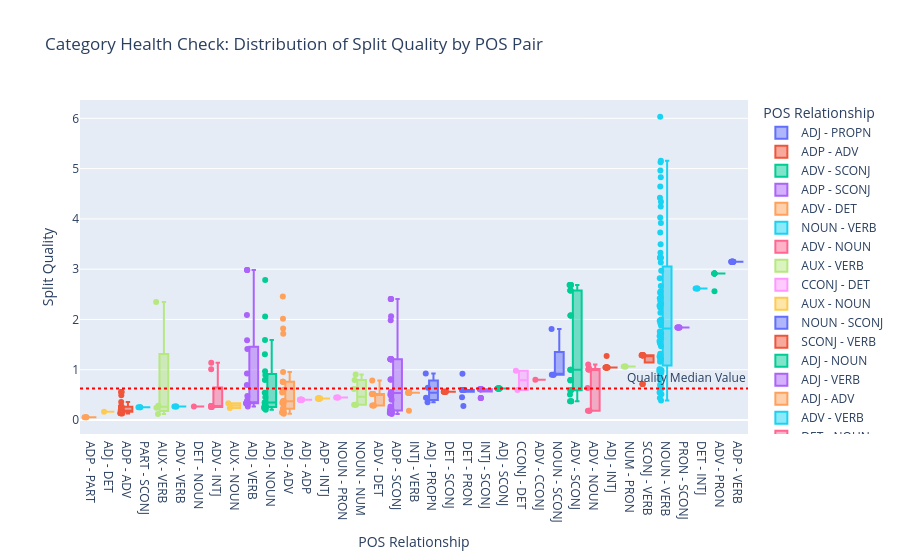

This figure's notebook cell:
### Code cell
# 2. Create the POS Pair label for the X-axis
# This turns ('NOUN', 'ADJ') into "NOUN - ADJ"
df = pd.DataFrame(results)
df['pos_pair'] = df['poses_compared'].apply(lambda x: " - ".join(sorted(list(x))))
sq_thresh = df['split_quality_score'].median()
# 3. Generate the Category Health Box Plot
fig = px.box(
    df, 
    x="pos_pair", 
    y="split_quality_score", 
    points="all",           # Shows individual lemma dots
    hover_name="lemma",     # Lets you see which word is which dot
    color="pos_pair",
    title="Category Health Check: Distribution of Split Quality by POS Pair",
    labels={"pos_pair": "POS Relationship", "split_quality_score": "Split Quality"}
)

# Optional: Add a reference line at Quality = 1.0 (The "Ambiguity Line")
fig.add_hline(y=sq_thresh, line_dash="dot", line_color="red", annotation_text="Quality Median Value")
ordered_indices = df.groupby("pos_pair")["split_quality_score"].median().sort_values().index
fig.update_xaxes(categoryorder='array', categoryarray=ordered_indices)
fig.show()

### Figure 1 — Plotly figure (JSON) as saved in the notebook; plotly's stock layout.template omitted (floating-point values rounded to 4 significant figures)
{"data": [{"alignmentgroup": "True", "boxpoints": "all", "hovertemplate": "<b>%{hovertext}</b><br><br>POS Relationship=%{x}<br>Split Quality=%{y}<extra></extra>", "hovertext": ["American", "English", "French", "New"], "legendgroup": "ADJ - PROPN", "marker": {"color": "#636efa"}, "name": "ADJ - PROPN", "notched": false, "offsetgroup": "ADJ - PROPN", "orientation": "v", "showlegend": true, "type": "box", "x": ["ADJ - PROPN", "ADJ - PROPN", "ADJ - PROPN", "ADJ - PROPN"], "x0": " ", "xaxis": "x", "y": [0.351, 0.643, 0.445, 0.927], "y0": " ", "yaxis": "y"}, {"alignmentgroup": "True", "boxpoints": "all", "hovertemplate": "<b>%{hovertext}</b><br><br>POS Relationship=%{x}<br>Split Quality=%{y}<extra></extra>", "hovertext": ["about", "about", "about", "along", "around", "as", "as", "as", "before", "before", "before", "down", "in", "in", "in", "off", "on", "on", "on", "out", "outside", "over", "up"], "legendgroup": "ADP - ADV", "marker": {"color": "#EF553B"}, "name": "ADP - ADV", "notched": false, "offsetgroup": "ADP - ADV", "orientation": "v", "showlegend": true, "type": "box", "x": ["ADP - ADV", "ADP - ADV", "ADP - ADV", "ADP - ADV", "ADP - ADV", "ADP - ADV", "ADP - ADV", "ADP - ADV", "ADP - ADV", "ADP - ADV", "ADP - ADV", "ADP - ADV", "ADP - ADV", "ADP - ADV", "ADP - ADV", "ADP - ADV", "ADP - ADV", "ADP - ADV", "ADP - ADV", "ADP - ADV", "ADP - ADV", "ADP - ADV", "ADP - ADV"], "x0": " ", "xaxis": "x", "y": [0.137, 0.137, 0.137, 0.201, 0.26, 0.559, 0.559, 0.559, 0.263, 0.263, 0.263, 0.165, 0.168, 0.168, 0.168, 0.359, 0.163, 0.163, 0.163, 0.183, 0.491, 0.132, 0.191], "y0": " ", "yaxis": "y"}, {"alignmentgroup": "True", "boxpoints": "all", "hovertemplate": "<b>%{hovertext}</b><br><br>POS Relationship=%{x}<br>Split Quality=%{y}<extra></extra>", "hovertext": ["about", "about", "about", "as", "as", "as", "before", "before", "before", "in", "in", "in", "on", "on", "on", "once", "so", "so", "so", "that", "that", "that", "that", "that", "that", "though"], "legendgroup": "ADV - SCONJ", "marker": {"color": "#00cc96"}, "name": "ADV - SCONJ", "notched": false, "offsetgroup": "ADV - SCONJ", "orientation": "v", "showlegend": true, "type": "box", "x": ["ADV - SCONJ", "ADV - SCONJ", "ADV - SCONJ", "ADV - SCONJ", "ADV - SCONJ", "ADV - SCONJ", "ADV - SCONJ", "ADV - SCONJ", "ADV - SCONJ", "ADV - SCONJ", "ADV - SCONJ", "ADV - SCONJ", "ADV - SCONJ", "ADV - SCONJ", "ADV - SCONJ", "ADV - SCONJ", "ADV - SCONJ", "ADV - SCONJ", "ADV - SCONJ", "ADV - SCONJ", "ADV - SCONJ", "ADV - SCONJ", "ADV - SCONJ", "ADV - SCONJ", "ADV - SCONJ", "ADV - SCONJ"], "x0": " ", "xaxis": "x", "y": [0.374, 0.374, 0.374, 0.792, 0.792, 0.792, 0.593, 0.593, 0.593, 2.578, 2.578, 2.578, 2.078, 2.078, 2.078, 0.505, 0.999, 0.999, 0.999, 2.684, 2.684, 2.684, 2.684, 2.684, 2.684, 0.794], "y0": " ", "yaxis": "y"}, {"alignmentgroup": "True", "boxpoints": "all", "hovertemplate": "<b>%{hovertext}</b><br><br>POS Relationship=%{x}<br>Split Quality=%{y}<extra></extra>", "hovertext": ["about", "about", "about", "after", "as", "as", "as", "at", "before", "before", "before", "by", "for", "from", "if", "in", "in", "in", "like", "like", "like", "like", "like", "like", "like", "like", "like", "like", "of", "on", "on", "on", "since", "than", "to", "to", "to", "until", "with", "without"], "legendgroup": "ADP - SCONJ", "marker": {"color": "#ab63fa"}, "name": "ADP - SCONJ", "notched": false, "offsetgroup": "ADP - SCONJ", "orientation": "v", "showlegend": true, "type": "box", "x": ["ADP - SCONJ", "ADP - SCONJ", "ADP - SCONJ", "ADP - SCONJ", "ADP - SCONJ", "ADP - SCONJ", "ADP - SCONJ", "ADP - SCONJ", "ADP - SCONJ", "ADP - SCONJ", "ADP - SCONJ", "ADP - SCONJ", "ADP - SCONJ", "ADP - SCONJ", "ADP - SCONJ", "ADP - SCONJ", "ADP - SCONJ", "ADP - SCONJ", "ADP - SCONJ", "ADP - SCONJ", "ADP - SCONJ", "ADP - SCONJ", "ADP - SCONJ", "ADP - SCONJ", "ADP - SCONJ", "ADP - SCONJ", "ADP - SCONJ", "ADP - SCONJ", "ADP - SCONJ", "ADP - SCONJ", "ADP - SCONJ", "ADP - SCONJ", "ADP - SCONJ", "ADP - SCONJ", "ADP - SCONJ", "ADP - SCONJ", "ADP - SCONJ", "ADP - SCONJ", "ADP - SCONJ", "ADP - SCONJ"], "x0": " ", "xaxis": "x", "y": [0.537, 0.537, 0.537, 0.405, 2.409, 2.409, 2.409, 0.215, 0.808, 0.808, 0.808, 0.506, 0.268, 0.145, 0.118, 0.153, 0.153, 0.153, 1.21, 1.21, 1.21, 1.21, 1.21, 1.21, 1.21, 1.21, 1.21, 1.21, 0.221, 0.139, 0.139, 0.139, 1.983, 0.49, 0.188, 0.188, 0.188, 2.064, 0.18, 0.555], "y0": " ", "yaxis": "y"}, {"alignmentgroup": "True", "boxpoints": "all", "hovertemplate": "<b>%{hovertext}</b><br><br>POS Relationship=%{x}<br>Split Quality=%{y}<extra></extra>", "hovertext": ["all", "no", "no", "no", "that", "that", "that", "that", "that", "that"], "legendgroup": "ADV - DET", "marker": {"color": "#FFA15A"}, "name": "ADV - DET", "notched": false, "offsetgroup": "ADV - DET", "orientation": "v", "showlegend": true, "type": "box", "x": ["ADV - DET", "ADV - DET", "ADV - DET", "ADV - DET", "ADV - DET", "ADV - DET", "ADV - DET", "ADV - DET", "ADV - DET", "ADV - DET"], "x0": " ", "xaxis": "x", "y": [0.784, 0.29, 0.29, 0.29, 0.515, 0.515, 0.515, 0.515, 0.515, 0.515], "y0": " ", "yaxis": "y"}, {"alignmentgroup": "True", "boxpoints": "all", "hovertemplate": "<b>%{hovertext}</b><br><br>POS Relationship=%{x}<br>Split Quality=%{y}<extra></extra>", "hovertext": ["attack", "attempt", "base", "bear", "benefit", "break", "call", "cause", "cause", "cause", "challenge", "change", "check", "claim", "contact", "deal", "design", "document", "drink", "drop", "end", "experience", "face", "feature", "figure", "focus", "force", "form", "head", "help", "hope", "interview", "launch", "license", "list", "look", "love", "measure", "name", "need", "note", "order", "place", "plan", "plant", "point", "practice", "question", "record", "report", "result", "return", "rise", "score", "set", "show", "smell", "sound", "start", "state", "step", "store", "study", "support", "talk", "taste", "test", "turn", "use", "view", "vote", "work"], "legendgroup": "NOUN - VERB", "marker": {"color": "#19d3f3"}, "name": "NOUN - VERB", "notched": false, "offsetgroup": "NOUN - VERB", "orientation": "v", "showlegend": true, "type": "box", "x": ["NOUN - VERB", "NOUN - VERB", "NOUN - VERB", "NOUN - VERB", "NOUN - VERB", "NOUN - VERB", "NOUN - VERB", "NOUN - VERB", "NOUN - VERB", "NOUN - VERB", "NOUN - VERB", "NOUN - VERB", "NOUN - VERB", "NOUN - VERB", "NOUN - VERB", "NOUN - VERB", "NOUN - VERB", "NOUN - VERB", "NOUN - VERB", "NOUN - VERB", "NOUN - VERB", "NOUN - VERB", "NOUN - VERB", "NOUN - VERB", "NOUN - VERB", "NOUN - VERB", "NOUN - VERB", "NOUN - VERB", "NOUN - VERB", "NOUN - VERB", "NOUN - VERB", "NOUN - VERB", "NOUN - VERB", "NOUN - VERB", "NOUN - VERB", "NOUN - VERB", "NOUN - VERB", "NOUN - VERB", "NOUN - VERB", "NOUN - VERB", "NOUN - VERB", "NOUN - VERB", "NOUN - VERB", "NOUN - VERB", "NOUN - VERB", "NOUN - VERB", "NOUN - VERB", "NOUN - VERB", "NOUN - VERB", "NOUN - VERB", "NOUN - VERB", "NOUN - VERB", "NOUN - VERB", "NOUN - VERB", "NOUN - VERB", "NOUN - VERB", "NOUN - VERB", "NOUN - VERB", "NOUN - VERB", "NOUN - VERB", "NOUN - VERB", "NOUN - VERB", "NOUN - VERB", "NOUN - VERB", "NOUN - VERB", "NOUN - VERB", "NOUN - VERB", "NOUN - VERB", "NOUN - VERB", "NOUN - VERB", "NOUN - VERB", "NOUN - VERB"], "x0": " ", "xaxis": "x", "y": [2.421, 1.627, 0.688, 1.878, 2.558, 1.951, 3.497, 3.225, 3.225, 3.225, 1.505, 4.644, 0.609, 1.669, 1.173, 2.283, 1.762, 2.819, 5.127, 1.009, 2.53, 1.998, 4.83, 1.161, 0.618, 1.212, 0.967, 1.265, 1.715, 2.435, 1.743, 0.438, 3.326, 1.005, 2.369, 0.701, 1.976, 2.97, 1.571, 5.156, 1.294, 0.387, 2.306, 2.237, 2.133, 0.873, 0.546, 0.988, 3.728, 0.965, 2.27, 0.804, 3.134, 3.919, 1.469, 1.226, 1.923, 0.512, 6.032, 0.678, 4.247, 0.94, 4.963, 1.317, 1.715, 4.419, 4.341, 0.83, 4.025, 1.22, 1.541, 2.665], "y0": " ", "yaxis": "y"}, {"alignmentgroup": "True", "boxpoints": "all", "hovertemplate": "<b>%{hovertext}</b><br><br>POS Relationship=%{x}<br>Split Quality=%{y}<extra></extra>", "hovertext": ["back", "home", "right", "right", "right", "second", "second", "second", "south"], "legendgroup": "ADV - NOUN", "marker": {"color": "#FF6692"}, "name": "ADV - NOUN", "notched": false, "offsetgroup": "ADV - NOUN", "orientation": "v", "showlegend": true, "type": "box", "x": ["ADV - NOUN", "ADV - NOUN", "ADV - NOUN", "ADV - NOUN", "ADV - NOUN", "ADV - NOUN", "ADV - NOUN", "ADV - NOUN", "ADV - NOUN"], "x0": " ", "xaxis": "x", "y": [1.105, 0.638, 0.182, 0.182, 0.182, 1.006, 1.006, 1.006, 1.036], "y0": " ", "yaxis": "y"}, {"alignmentgroup": "True", "boxpoints": "all", "hovertemplate": "<b>%{hovertext}</b><br><br>POS Relationship=%{x}<br>Split Quality=%{y}<extra></extra>", "hovertext": ["be", "do", "get", "have"], "legendgroup": "AUX - VERB", "marker": {"color": "#B6E880"}, "name": "AUX - VERB", "notched": false, "offsetgroup": "AUX - VERB", "orientation": "v", "showlegend": true, "type": "box", "x": ["AUX - VERB", "AUX - VERB", "AUX - VERB", "AUX - VERB"], "x0": " ", "xaxis": "x", "y": [2.345, 0.282, 0.119, 0.244], "y0": " ", "yaxis": "y"}, {"alignmentgroup": "True", "boxpoints": "all", "hovertemplate": "<b>%{hovertext}</b><br><br>POS Relationship=%{x}<br>Split Quality=%{y}<extra></extra>", "hovertext": ["both", "either"], "legendgroup": "CCONJ - DET", "marker": {"color": "#FF97FF"}, "name": "CCONJ - DET", "notched": false, "offsetgroup": "CCONJ - DET", "orientation": "v", "showlegend": true, "type": "box", "x": ["CCONJ - DET", "CCONJ - DET"], "x0": " ", "xaxis": "x", "y": [0.981, 0.597], "y0": " ", "yaxis": "y"}, {"alignmentgroup": "True", "boxpoints": "all", "hovertemplate": "<b>%{hovertext}</b><br><br>POS Relationship=%{x}<br>Split Quality=%{y}<extra></extra>", "hovertext": ["can", "will"], "legendgroup": "AUX - NOUN", "marker": {"color": "#FECB52"}, "name": "AUX - NOUN", "notched": false, "offsetgroup": "AUX - NOUN", "orientation": "v", "showlegend": true, "type": "box", "x": ["AUX - NOUN", "AUX - NOUN"], "x0": " ", "xaxis": "x", "y": [0.333, 0.241], "y0": " ", "yaxis": "y"}, {"alignmentgroup": "True", "boxpoints": "all", "hovertemplate": "<b>%{hovertext}</b><br><br>POS Relationship=%{x}<br>Split Quality=%{y}<extra></extra>", "hovertext": ["cause", "cause", "cause", "while"], "legendgroup": "NOUN - SCONJ", "marker": {"color": "#636efa"}, "name": "NOUN - SCONJ", "notched": false, "offsetgroup": "NOUN - SCONJ", "orientation": "v", "showlegend": true, "type": "box", "x": ["NOUN - SCONJ", "NOUN - SCONJ", "NOUN - SCONJ", "NOUN - SCONJ"], "x0": " ", "xaxis": "x", "y": [0.898, 0.898, 0.898, 1.808], "y0": " ", "yaxis": "y"}, {"alignmentgroup": "True", "boxpoints": "all", "hovertemplate": "<b>%{hovertext}</b><br><br>POS Relationship=%{x}<br>Split Quality=%{y}<extra></extra>", "hovertext": ["cause", "cause", "cause", "like", "like", "like", "like", "like", "like", "like", "like", "like", "like"], "legendgroup": "SCONJ - VERB", "marker": {"color": "#EF553B"}, "name": "SCONJ - VERB", "notched": false, "offsetgroup": "SCONJ - VERB", "orientation": "v", "showlegend": true, "type": "box", "x": ["SCONJ - VERB", "SCONJ - VERB", "SCONJ - VERB", "SCONJ - VERB", "SCONJ - VERB", "SCONJ - VERB", "SCONJ - VERB", "SCONJ - VERB", "SCONJ - VERB", "SCONJ - VERB", "SCONJ - VERB", "SCONJ - VERB", "SCONJ - VERB"], "x0": " ", "xaxis": "x", "y": [0.714, 0.714, 0.714, 1.286, 1.286, 1.286, 1.286, 1.286, 1.286, 1.286, 1.286, 1.286, 1.286], "y0": " ", "yaxis": "y"}, {"alignmentgroup": "True", "boxpoints": "all", "hovertemplate": "<b>%{hovertext}</b><br><br>POS Relationship=%{x}<br>Split Quality=%{y}<extra></extra>", "hovertext": ["chemical", "front", "future", "good", "human", "individual", "light", "middle", "official", "other", "past", "public", "right", "right", "right", "second", "second", "second", "square", "top", "whole"], "legendgroup": "ADJ - NOUN", "marker": {"color": "#00cc96"}, "name": "ADJ - NOUN", "notched": false, "offsetgroup": "ADJ - NOUN", "orientation": "v", "showlegend": true, "type": "box", "x": ["ADJ - NOUN", "ADJ - NOUN", "ADJ - NOUN", "ADJ - NOUN", "ADJ - NOUN", "ADJ - NOUN", "ADJ - NOUN", "ADJ - NOUN", "ADJ - NOUN", "ADJ - NOUN", "ADJ - NOUN", "ADJ - NOUN", "ADJ - NOUN", "ADJ - NOUN", "ADJ - NOUN", "ADJ - NOUN", "ADJ - NOUN", "ADJ - NOUN", "ADJ - NOUN", "ADJ - NOUN", "ADJ - NOUN"], "x0": " ", "xaxis": "x", "y": [0.795, 0.323, 2.784, 1.593, 0.205, 0.452, 0.895, 0.281, 0.259, 0.544, 1.306, 0.265, 0.347, 0.347, 0.347, 0.258, 0.258, 0.258, 0.968, 2.06, 0.236], "y0": " ", "yaxis": "y"}, {"alignmentgroup": "True", "boxpoints": "all", "hovertemplate": "<b>%{hovertext}</b><br><br>POS Relationship=%{x}<br>Split Quality=%{y}<extra></extra>", "hovertext": ["clean", "close", "close", "close", "complete", "direct", "dry", "last", "like", "like", "like", "like", "like", "like", "like", "like", "like", "like", "open", "own", "present"], "legendgroup": "ADJ - VERB", "marker": {"color": "#ab63fa"}, "name": "ADJ - VERB", "notched": false, "offsetgroup": "ADJ - VERB", "orientation": "v", "showlegend": true, "type": "box", "x": ["ADJ - VERB", "ADJ - VERB", "ADJ - VERB", "ADJ - VERB", "ADJ - VERB", "ADJ - VERB", "ADJ - VERB", "ADJ - VERB", "ADJ - VERB", "ADJ - VERB", "ADJ - VERB", "ADJ - VERB", "ADJ - VERB", "ADJ - VERB", "ADJ - VERB", "ADJ - VERB", "ADJ - VERB", "ADJ - VERB", "ADJ - VERB", "ADJ - VERB", "ADJ - VERB"], "x0": " ", "xaxis": "x", "y": [2.086, 2.982, 2.982, 2.982, 1.584, 0.382, 1.412, 0.27, 0.333, 0.333, 0.333, 0.333, 0.333, 0.333, 0.333, 0.333, 0.333, 0.333, 0.924, 0.478, 0.695], "y0": " ", "yaxis": "y"}, {"alignmentgroup": "True", "boxpoints": "all", "hovertemplate": "<b>%{hovertext}</b><br><br>POS Relationship=%{x}<br>Split Quality=%{y}<extra></extra>", "hovertext": ["close", "close", "close", "early", "enough", "first", "hard", "late", "less", "long", "more", "most", "much", "next", "online", "only", "pretty", "right", "right", "right", "second", "second", "second", "very"], "legendgroup": "ADJ - ADV", "marker": {"color": "#FFA15A"}, "name": "ADJ - ADV", "notched": false, "offsetgroup": "ADJ - ADV", "orientation": "v", "showlegend": true, "type": "box", "x": ["ADJ - ADV", "ADJ - ADV", "ADJ - ADV", "ADJ - ADV", "ADJ - ADV", "ADJ - ADV", "ADJ - ADV", "ADJ - ADV", "ADJ - ADV", "ADJ - ADV", "ADJ - ADV", "ADJ - ADV", "ADJ - ADV", "ADJ - ADV", "ADJ - ADV", "ADJ - ADV", "ADJ - ADV", "ADJ - ADV", "ADJ - ADV", "ADJ - ADV", "ADJ - ADV", "ADJ - ADV", "ADJ - ADV", "ADJ - ADV"], "x0": " ", "xaxis": "x", "y": [0.337, 0.337, 0.337, 0.382, 0.345, 0.235, 0.957, 0.369, 2.016, 0.203, 1.818, 1.716, 0.572, 0.125, 0.215, 0.548, 2.456, 0.761, 0.761, 0.761, 0.15, 0.15, 0.15, 0.603], "y0": " ", "yaxis": "y"}, {"alignmentgroup": "True", "boxpoints": "all", "hovertemplate": "<b>%{hovertext}</b><br><br>POS Relationship=%{x}<br>Split Quality=%{y}<extra></extra>", "hovertext": ["close", "close", "close"], "legendgroup": "ADV - VERB", "marker": {"color": "#19d3f3"}, "name": "ADV - VERB", "notched": false, "offsetgroup": "ADV - VERB", "orientation": "v", "showlegend": true, "type": "box", "x": ["ADV - VERB", "ADV - VERB", "ADV - VERB"], "x0": " ", "xaxis": "x", "y": [0.268, 0.268, 0.268], "y0": " ", "yaxis": "y"}, {"alignmentgroup": "True", "boxpoints": "all", "hovertemplate": "<b>%{hovertext}</b><br><br>POS Relationship=%{x}<br>Split Quality=%{y}<extra></extra>", "hovertext": ["half"], "legendgroup": "DET - NOUN", "marker": {"color": "#FF6692"}, "name": "DET - NOUN", "notched": false, "offsetgroup": "DET - NOUN", "orientation": "v", "showlegend": true, "type": "box", "x": ["DET - NOUN"], "x0": " ", "xaxis": "x", "y": [0.268], "y0": " ", "yaxis": "y"}, {"alignmentgroup": "True", "boxpoints": "all", "hovertemplate": "<b>%{hovertext}</b><br><br>POS Relationship=%{x}<br>Split Quality=%{y}<extra></extra>", "hovertext": ["hundred", "million", "one", "one", "one", "thousand"], "legendgroup": "NOUN - NUM", "marker": {"color": "#B6E880"}, "name": "NOUN - NUM", "notched": false, "offsetgroup": "NOUN - NUM", "orientation": "v", "showlegend": true, "type": "box", "x": ["NOUN - NUM", "NOUN - NUM", "NOUN - NUM", "NOUN - NUM", "NOUN - NUM", "NOUN - NUM"], "x0": " ", "xaxis": "x", "y": [0.796, 0.619, 0.305, 0.305, 0.305, 0.905], "y0": " ", "yaxis": "y"}, {"alignmentgroup": "True", "boxpoints": "all", "hovertemplate": "<b>%{hovertext}</b><br><br>POS Relationship=%{x}<br>Split Quality=%{y}<extra></extra>", "hovertext": ["like", "like", "like", "like", "like", "like", "like", "like", "like", "like"], "legendgroup": "ADJ - ADP", "marker": {"color": "#FF97FF"}, "name": "ADJ - ADP", "notched": false, "offsetgroup": "ADJ - ADP", "orientation": "v", "showlegend": true, "type": "box", "x": ["ADJ - ADP", "ADJ - ADP", "ADJ - ADP", "ADJ - ADP", "ADJ - ADP", "ADJ - ADP", "ADJ - ADP", "ADJ - ADP", "ADJ - ADP", "ADJ - ADP"], "x0": " ", "xaxis": "x", "y": [0.403, 0.403, 0.403, 0.403, 0.403, 0.403, 0.403, 0.403, 0.403, 0.403], "y0": " ", "yaxis": "y"}, {"alignmentgroup": "True", "boxpoints": "all", "hovertemplate": "<b>%{hovertext}</b><br><br>POS Relationship=%{x}<br>Split Quality=%{y}<extra></extra>", "hovertext": ["like", "like", "like", "like", "like", "like", "like", "like", "like", "like"], "legendgroup": "ADP - INTJ", "marker": {"color": "#FECB52"}, "name": "ADP - INTJ", "notched": false, "offsetgroup": "ADP - INTJ", "orientation": "v", "showlegend": true, "type": "box", "x": ["ADP - INTJ", "ADP - INTJ", "ADP - INTJ", "ADP - INTJ", "ADP - INTJ", "ADP - INTJ", "ADP - INTJ", "ADP - INTJ", "ADP - INTJ", "ADP - INTJ"], "x0": " ", "xaxis": "x", "y": [0.43, 0.43, 0.43, 0.43, 0.43, 0.43, 0.43, 0.43, 0.43, 0.43], "y0": " ", "yaxis": "y"}, {"alignmentgroup": "True", "boxpoints": "all", "hovertemplate": "<b>%{hovertext}</b><br><br>POS Relationship=%{x}<br>Split Quality=%{y}<extra></extra>", "hovertext": ["like", "like", "like", "like", "like", "like", "like", "like", "like", "like"], "legendgroup": "ADP - VERB", "marker": {"color": "#636efa"}, "name": "ADP - VERB", "notched": false, "offsetgroup": "ADP - VERB", "orientation": "v", "showlegend": true, "type": "box", "x": ["ADP - VERB", "ADP - VERB", "ADP - VERB", "ADP - VERB", "ADP - VERB", "ADP - VERB", "ADP - VERB", "ADP - VERB", "ADP - VERB", "ADP - VERB"], "x0": " ", "xaxis": "x", "y": [3.147, 3.147, 3.147, 3.147, 3.147, 3.147, 3.147, 3.147, 3.147, 3.147], "y0": " ", "yaxis": "y"}, {"alignmentgroup": "True", "boxpoints": "all", "hovertemplate": "<b>%{hovertext}</b><br><br>POS Relationship=%{x}<br>Split Quality=%{y}<extra></extra>", "hovertext": ["like", "like", "like", "like", "like", "like", "like", "like", "like", "like", "okay"], "legendgroup": "ADJ - INTJ", "marker": {"color": "#EF553B"}, "name": "ADJ - INTJ", "notched": false, "offsetgroup": "ADJ - INTJ", "orientation": "v", "showlegend": true, "type": "box", "x": ["ADJ - INTJ", "ADJ - INTJ", "ADJ - INTJ", "ADJ - INTJ", "ADJ - INTJ", "ADJ - INTJ", "ADJ - INTJ", "ADJ - INTJ", "ADJ - INTJ", "ADJ - INTJ", "ADJ - INTJ"], "x0": " ", "xaxis": "x", "y": [1.042, 1.042, 1.042, 1.042, 1.042, 1.042, 1.042, 1.042, 1.042, 1.042, 1.275], "y0": " ", "yaxis": "y"}, {"alignmentgroup": "True", "boxpoints": "all", "hovertemplate": "<b>%{hovertext}</b><br><br>POS Relationship=%{x}<br>Split Quality=%{y}<extra></extra>", "hovertext": ["like", "like", "like", "like", "like", "like", "like", "like", "like", "like"], "legendgroup": "ADJ - SCONJ", "marker": {"color": "#00cc96"}, "name": "ADJ - SCONJ", "notched": false, "offsetgroup": "ADJ - SCONJ", "orientation": "v", "showlegend": true, "type": "box", "x": ["ADJ - SCONJ", "ADJ - SCONJ", "ADJ - SCONJ", "ADJ - SCONJ", "ADJ - SCONJ", "ADJ - SCONJ", "ADJ - SCONJ", "ADJ - SCONJ", "ADJ - SCONJ", "ADJ - SCONJ"], "x0": " ", "xaxis": "x", "y": [0.627, 0.627, 0.627, 0.627, 0.627, 0.627, 0.627, 0.627, 0.627, 0.627], "y0": " ", "yaxis": "y"}, {"alignmentgroup": "True", "boxpoints": "all", "hovertemplate": "<b>%{hovertext}</b><br><br>POS Relationship=%{x}<br>Split Quality=%{y}<extra></extra>", "hovertext": ["like", "like", "like", "like", "like", "like", "like", "like", "like", "like", "so", "so", "so"], "legendgroup": "INTJ - SCONJ", "marker": {"color": "#ab63fa"}, "name": "INTJ - SCONJ", "notched": false, "offsetgroup": "INTJ - SCONJ", "orientation": "v", "showlegend": true, "type": "box", "x": ["INTJ - SCONJ", "INTJ - SCONJ", "INTJ - SCONJ", "INTJ - SCONJ", "INTJ - SCONJ", "INTJ - SCONJ", "INTJ - SCONJ", "INTJ - SCONJ", "INTJ - SCONJ", "INTJ - SCONJ", "INTJ - SCONJ", "INTJ - SCONJ", "INTJ - SCONJ"], "x0": " ", "xaxis": "x", "y": [0.61, 0.61, 0.61, 0.61, 0.61, 0.61, 0.61, 0.61, 0.61, 0.61, 0.44, 0.44, 0.44], "y0": " ", "yaxis": "y"}, {"alignmentgroup": "True", "boxpoints": "all", "hovertemplate": "<b>%{hovertext}</b><br><br>POS Relationship=%{x}<br>Split Quality=%{y}<extra></extra>", "hovertext": ["like", "like", "like", "like", "like", "like", "like", "like", "like", "like", "welcome"], "legendgroup": "INTJ - VERB", "marker": {"color": "#FFA15A"}, "name": "INTJ - VERB", "notched": false, "offsetgroup": "INTJ - VERB", "orientation": "v", "showlegend": true, "type": "box", "x": ["INTJ - VERB", "INTJ - VERB", "INTJ - VERB", "INTJ - VERB", "INTJ - VERB", "INTJ - VERB", "INTJ - VERB", "INTJ - VERB", "INTJ - VERB", "INTJ - VERB", "INTJ - VERB"], "x0": " ", "xaxis": "x", "y": [0.541, 0.541, 0.541, 0.541, 0.541, 0.541, 0.541, 0.541, 0.541, 0.541, 0.183], "y0": " ", "yaxis": "y"}, {"alignmentgroup": "True", "boxpoints": "all", "hovertemplate": "<b>%{hovertext}</b><br><br>POS Relationship=%{x}<br>Split Quality=%{y}<extra></extra>", "hovertext": ["no", "no", "no"], "legendgroup": "DET - INTJ", "marker": {"color": "#19d3f3"}, "name": "DET - INTJ", "notched": false, "offsetgroup": "DET - INTJ", "orientation": "v", "showlegend": true, "type": "box", "x": ["DET - INTJ", "DET - INTJ", "DET - INTJ"], "x0": " ", "xaxis": "x", "y": [2.617, 2.617, 2.617], "y0": " ", "yaxis": "y"}, {"alignmentgroup": "True", "boxpoints": "all", "hovertemplate": "<b>%{hovertext}</b><br><br>POS Relationship=%{x}<br>Split Quality=%{y}<extra></extra>", "hovertext": ["no", "no", "no", "now", "so", "so", "so", "well"], "legendgroup": "ADV - INTJ", "marker": {"color": "#FF6692"}, "name": "ADV - INTJ", "notched": false, "offsetgroup": "ADV - INTJ", "orientation": "v", "showlegend": true, "type": "box", "x": ["ADV - INTJ", "ADV - INTJ", "ADV - INTJ", "ADV - INTJ", "ADV - INTJ", "ADV - INTJ", "ADV - INTJ", "ADV - INTJ"], "x0": " ", "xaxis": "x", "y": [0.257, 0.257, 0.257, 1.14, 0.278, 0.278, 0.278, 1.012], "y0": " ", "yaxis": "y"}, {"alignmentgroup": "True", "boxpoints": "all", "hovertemplate": "<b>%{hovertext}</b><br><br>POS Relationship=%{x}<br>Split Quality=%{y}<extra></extra>", "hovertext": ["one", "one", "one"], "legendgroup": "NUM - PRON", "marker": {"color": "#B6E880"}, "name": "NUM - PRON", "notched": false, "offsetgroup": "NUM - PRON", "orientation": "v", "showlegend": true, "type": "box", "x": ["NUM - PRON", "NUM - PRON", "NUM - PRON"], "x0": " ", "xaxis": "x", "y": [1.062, 1.062, 1.062], "y0": " ", "yaxis": "y"}, {"alignmentgroup": "True", "boxpoints": "all", "hovertemplate": "<b>%{hovertext}</b><br><br>POS Relationship=%{x}<br>Split Quality=%{y}<extra></extra>", "hovertext": ["one", "one", "one"], "legendgroup": "NOUN - PRON", "marker": {"color": "#FF97FF"}, "name": "NOUN - PRON", "notched": false, "offsetgroup": "NOUN - PRON", "orientation": "v", "showlegend": true, "type": "box", "x": ["NOUN - PRON", "NOUN - PRON", "NOUN - PRON"], "x0": " ", "xaxis": "x", "y": [0.449, 0.449, 0.449], "y0": " ", "yaxis": "y"}, {"alignmentgroup": "True", "boxpoints": "all", "hovertemplate": "<b>%{hovertext}</b><br><br>POS Relationship=%{x}<br>Split Quality=%{y}<extra></extra>", "hovertext": ["such"], "legendgroup": "ADJ - DET", "marker": {"color": "#FECB52"}, "name": "ADJ - DET", "notched": false, "offsetgroup": "ADJ - DET", "orientation": "v", "showlegend": true, "type": "box", "x": ["ADJ - DET"], "x0": " ", "xaxis": "x", "y": [0.166], "y0": " ", "yaxis": "y"}, {"alignmentgroup": "True", "boxpoints": "all", "hovertemplate": "<b>%{hovertext}</b><br><br>POS Relationship=%{x}<br>Split Quality=%{y}<extra></extra>", "hovertext": ["that", "that", "that", "that", "that", "that", "this", "what", "which"], "legendgroup": "DET - PRON", "marker": {"color": "#636efa"}, "name": "DET - PRON", "notched": false, "offsetgroup": "DET - PRON", "orientation": "v", "showlegend": true, "type": "box", "x": ["DET - PRON", "DET - PRON", "DET - PRON", "DET - PRON", "DET - PRON", "DET - PRON", "DET - PRON", "DET - PRON", "DET - PRON"], "x0": " ", "xaxis": "x", "y": [0.596, 0.596, 0.596, 0.596, 0.596, 0.596, 0.453, 0.277, 0.92], "y0": " ", "yaxis": "y"}, {"alignmentgroup": "True", "boxpoints": "all", "hovertemplate": "<b>%{hovertext}</b><br><br>POS Relationship=%{x}<br>Split Quality=%{y}<extra></extra>", "hovertext": ["that", "that", "that", "that", "that", "that"], "legendgroup": "DET - SCONJ", "marker": {"color": "#EF553B"}, "name": "DET - SCONJ", "notched": false, "offsetgroup": "DET - SCONJ", "orientation": "v", "showlegend": true, "type": "box", "x": ["DET - SCONJ", "DET - SCONJ", "DET - SCONJ", "DET - SCONJ", "DET - SCONJ", "DET - SCONJ"], "x0": " ", "xaxis": "x", "y": [0.56, 0.56, 0.56, 0.56, 0.56, 0.56], "y0": " ", "yaxis": "y"}, {"alignmentgroup": "True", "boxpoints": "all", "hovertemplate": "<b>%{hovertext}</b><br><br>POS Relationship=%{x}<br>Split Quality=%{y}<extra></extra>", "hovertext": ["that", "that", "that", "that", "that", "that", "there"], "legendgroup": "ADV - PRON", "marker": {"color": "#00cc96"}, "name": "ADV - PRON", "notched": false, "offsetgroup": "ADV - PRON", "orientation": "v", "showlegend": true, "type": "box", "x": ["ADV - PRON", "ADV - PRON", "ADV - PRON", "ADV - PRON", "ADV - PRON", "ADV - PRON", "ADV - PRON"], "x0": " ", "xaxis": "x", "y": [2.913, 2.913, 2.913, 2.913, 2.913, 2.913, 2.559], "y0": " ", "yaxis": "y"}, {"alignmentgroup": "True", "boxpoints": "all", "hovertemplate": "<b>%{hovertext}</b><br><br>POS Relationship=%{x}<br>Split Quality=%{y}<extra></extra>", "hovertext": ["that", "that", "that", "that", "that", "that"], "legendgroup": "PRON - SCONJ", "marker": {"color": "#ab63fa"}, "name": "PRON - SCONJ", "notched": false, "offsetgroup": "PRON - SCONJ", "orientation": "v", "showlegend": true, "type": "box", "x": ["PRON - SCONJ", "PRON - SCONJ", "PRON - SCONJ", "PRON - SCONJ", "PRON - SCONJ", "PRON - SCONJ"], "x0": " ", "xaxis": "x", "y": [1.842, 1.842, 1.842, 1.842, 1.842, 1.842], "y0": " ", "yaxis": "y"}, {"alignmentgroup": "True", "boxpoints": "all", "hovertemplate": "<b>%{hovertext}</b><br><br>POS Relationship=%{x}<br>Split Quality=%{y}<extra></extra>", "hovertext": ["to", "to", "to"], "legendgroup": "ADP - PART", "marker": {"color": "#FFA15A"}, "name": "ADP - PART", "notched": false, "offsetgroup": "ADP - PART", "orientation": "v", "showlegend": true, "type": "box", "x": ["ADP - PART", "ADP - PART", "ADP - PART"], "x0": " ", "xaxis": "x", "y": [0.054, 0.054, 0.054], "y0": " ", "yaxis": "y"}, {"alignmentgroup": "True", "boxpoints": "all", "hovertemplate": "<b>%{hovertext}</b><br><br>POS Relationship=%{x}<br>Split Quality=%{y}<extra></extra>", "hovertext": ["to", "to", "to"], "legendgroup": "PART - SCONJ", "marker": {"color": "#19d3f3"}, "name": "PART - SCONJ", "notched": false, "offsetgroup": "PART - SCONJ", "orientation": "v", "showlegend": true, "type": "box", "x": ["PART - SCONJ", "PART - SCONJ", "PART - SCONJ"], "x0": " ", "xaxis": "x", "y": [0.252, 0.252, 0.252], "y0": " ", "yaxis": "y"}, {"alignmentgroup": "True", "boxpoints": "all", "hovertemplate": "<b>%{hovertext}</b><br><br>POS Relationship=%{x}<br>Split Quality=%{y}<extra></extra>", "hovertext": ["yet"], "legendgroup": "ADV - CCONJ", "marker": {"color": "#FF6692"}, "name": "ADV - CCONJ", "notched": false, "offsetgroup": "ADV - CCONJ", "orientation": "v", "showlegend": true, "type": "box", "x": ["ADV - CCONJ"], "x0": " ", "xaxis": "x", "y": [0.799], "y0": " ", "yaxis": "y"}], "layout": {"annotations": [{"showarrow": false, "text": "Quality Median Value", "x": 1, "xanchor": "right", "xref": "x domain", "y": 0.627, "yanchor": "bottom", "yref": "y"}], "boxmode": "overlay", "legend": {"title": {"text": "POS Relationship"}, "tracegroupgap": 0}, "shapes": [{"line": {"color": "red", "dash": "dot"}, "type": "line", "x0": 0, "x1": 1, "xref": "x domain", "y0": 0.627, "y1": 0.627, "yref": "y"}], "title": {"text": "Category Health Check: Distribution of Split Quality by POS Pair"}, "xaxis": {"anchor": "y", "categoryarray": ["ADP - PART", "ADJ - DET", "ADP - ADV", "PART - SCONJ", "AUX - VERB", "ADV - VERB", "DET - NOUN", "ADV - INTJ", "AUX - NOUN", "ADJ - VERB", "ADJ - NOUN", "ADJ - ADV", "ADJ - ADP", "ADP - INTJ", "NOUN - PRON", "NOUN - NUM", "ADV - DET", "ADP - SCONJ", "INTJ - VERB", "ADJ - PROPN", "DET - SCONJ", "DET - PRON", "INTJ - SCONJ", "ADJ - SCONJ", "CCONJ - DET", "ADV - CCONJ", "NOUN - SCONJ", "ADV - SCONJ", "ADV - NOUN", "ADJ - INTJ", "NUM - PRON", "SCONJ - VERB", "NOUN - VERB", "PRON - SCONJ", "DET - INTJ", "ADV - PRON", "ADP - VERB"], "categoryorder": "array", "domain": [0, 1], "title": {"text": "POS Relationship"}}, "yaxis": {"anchor": "x", "domain": [0, 1], "title": {"text": "Split Quality"}}}}
